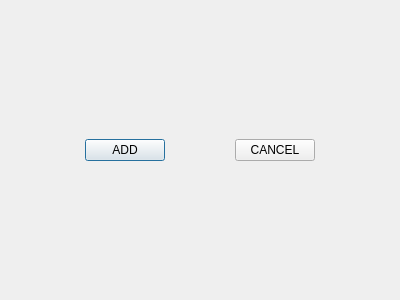
<?xml version="1.0" encoding="UTF-8"?>
<ui version="4.0">
 <class>AddDevice</class>
 <widget class="QWidget" name="AddDevice">
  <property name="geometry">
   <rect>
    <x>0</x>
    <y>0</y>
    <width>400</width>
    <height>300</height>
   </rect>
  </property>
  <property name="windowTitle">
   <string>Form</string>
  </property>
  <layout class="QVBoxLayout" name="verticalLayout">
   <item>
    <spacer name="verticalSpacer_3">
     <property name="orientation">
      <enum>Qt::Vertical</enum>
     </property>
     <property name="sizeHint" stdset="0">
      <size>
       <width>20</width>
       <height>57</height>
      </size>
     </property>
    </spacer>
   </item>
   <item>
    <widget class="QWidget" name="widget" native="true">
     <layout class="QHBoxLayout" name="horizontalLayout">
      <item>
       <spacer name="horizontalSpacer_2">
        <property name="orientation">
         <enum>Qt::Horizontal</enum>
        </property>
        <property name="sizeHint" stdset="0">
         <size>
          <width>60</width>
          <height>20</height>
         </size>
        </property>
       </spacer>
      </item>
      <item>
       <widget class="QPushButton" name="add">
        <property name="text">
         <string>ADD</string>
        </property>
        <property name="default">
         <bool>true</bool>
        </property>
       </widget>
      </item>
      <item>
       <spacer name="horizontalSpacer">
        <property name="orientation">
         <enum>Qt::Horizontal</enum>
        </property>
        <property name="sizeHint" stdset="0">
         <size>
          <width>61</width>
          <height>20</height>
         </size>
        </property>
       </spacer>
      </item>
      <item>
       <widget class="QPushButton" name="cancel">
        <property name="text">
         <string>CANCEL</string>
        </property>
       </widget>
      </item>
      <item>
       <spacer name="horizontalSpacer_3">
        <property name="orientation">
         <enum>Qt::Horizontal</enum>
        </property>
        <property name="sizeHint" stdset="0">
         <size>
          <width>60</width>
          <height>20</height>
         </size>
        </property>
       </spacer>
      </item>
     </layout>
    </widget>
   </item>
   <item>
    <spacer name="verticalSpacer_2">
     <property name="orientation">
      <enum>Qt::Vertical</enum>
     </property>
     <property name="sizeHint" stdset="0">
      <size>
       <width>20</width>
       <height>57</height>
      </size>
     </property>
    </spacer>
   </item>
  </layout>
 </widget>
 <resources/>
 <connections/>
</ui>
